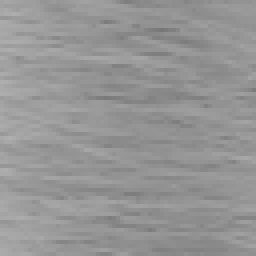
#> input picture art/final/hair.png, 64 x 64 px (shown 4 times larger); its folder holds 2 pictures in this run
$ python pig_textures.py
#> lines starting #> are read from the running program, lines starting #| are printed output that depends on the picture
### tools/cattle_textures.py
#!/usr/bin/env python3
"""Draws the cattle textures for the gene-driven cattle model (common/.../client/CattleModels.java; docs/animals/cattle.md, "Models and
coats"). Everything is drawn here from scratch (no Mojang pixels are copied; the repo is CC0). Deterministic: same output every run.

    python3 tools/cattle_textures.py

Output, in common/src/main/resources/assets/farmings/textures/entity/cattle/:
    coat.png                       the hair, near white so the renderer's tint (the coat colour from the genes) shows true
    detail.png                     eyes, muzzle, horns, hooves, udder: drawn over everything and never tinted
    white/patch_<level>_<shape>    piebald patches, 4 white levels x 8 shapes (Holstein)
    white/speckle_<level>_<shape>  speckles and mottling, 4 levels x 4 shapes (Gyr)
    white/sided_<level>            colour-sided: white along the back line and belly, 4 levels
    white/face_<1-3>               star, blaze, white face
A white level is the white_coverage gene / 250 (1-4). The patches are cut from 3D noise sampled at each texel's place on the model, so a
patch runs on across the edge of a box face instead of stopping at it. Needs Pillow. The hair grain is the Ludo cow-hair swatch
(art/final/hair.png, from tools/process_art.py).
"""
import math
import os
import random
from PIL import Image

HERE = os.path.dirname(__file__)
OUT = os.path.join(HERE, "..", "common", "src", "main", "resources", "assets", "farmings", "textures", "entity", "cattle")
HAIR = os.path.join(HERE, "..", "art", "final", "hair.png")
PATCH_SHAPES, SPECKLE_SHAPES = 8, 4
COVER = {1: 0.25, 2: 0.50, 3: 0.72, 4: 0.92}

# The boxes of CattleModels.createLayer: name, (u, v), (x0, y0, z0), (w, h, d), part pivot, rotated (the body lies on its side), coat?
HEAD = (0.0, 4.0, -8.0)
BODY = (0.0, 5.0, 2.0)
BOXES = [
    ("head", (0, 0), (-4, -4, -6), (8, 8, 6), HEAD, False, True),
    ("muzzle", (28, 0), (-3, 1, -7), (6, 3, 1), HEAD, False, False),
    ("horn_r", (44, 0), (-5, -6, -5), (1, 3, 1), HEAD, False, False),
    ("horn_l", (48, 0), (4, -6, -5), (1, 3, 1), HEAD, False, False),
    ("ear", (52, 0), (-7, -3, -3), (3, 1, 2), HEAD, False, True),
    ("long_ear", (52, 4), (-5, -2, -4), (1, 5, 2), HEAD, False, True),
    ("leg", (0, 16), (-6, 12, -7), (4, 12, 4), (0, 0, 0), False, True),
    ("body", (18, 14), (-6, -10, -7), (12, 18, 10), BODY, True, True),
    ("udder", (0, 42), (-2, 2, -8), (4, 6, 1), BODY, True, False),
    ("crest", (10, 42), (-3, -10, 3), (6, 8, 2), BODY, True, True),
    ("dewlap", (48, 42), (-0.5, -10, -11), (1, 6, 4), BODY, True, True),
    ("hump_l", (0, 54), (-3, -9, 3), (6, 7, 3), BODY, True, True),
    ("hump_m", (18, 54), (-3, -8, 3), (6, 5, 2), BODY, True, True),
    ("hump_s", (34, 54), (-2.5, -7, 3), (5, 3, 2), BODY, True, True),
]


# [34 lines left out: functions faces, texels, not called in this run]


class Noise:
    """Smooth 3D value noise on a seeded lattice."""

    def __init__(self, seed):
        self.rnd = random.Random(seed)
        self.table = {}

    def lattice(self, i, j, k):
        key = (i, j, k)
        if key not in self.table:
            self.table[key] = self.rnd.random()
        return self.table[key]

    def at(self, x, y, z):
        i, j, k = math.floor(x), math.floor(y), math.floor(z)
        fx, fy, fz = x - i, y - j, z - k
        sx, sy, sz = (f * f * (3 - 2 * f) for f in (fx, fy, fz))
        total = 0.0
        for di in (0, 1):
            for dj in (0, 1):
                for dk in (0, 1):
                    w = (sx if di else 1 - sx) * (sy if dj else 1 - sy) * (sz if dk else 1 - sz)
                    total += w * self.lattice(i + di, j + dj, k + dk)
        return total


def hair_grain():
    hair = Image.open(HAIR).convert("L")
#> hair is the input picture: PIL image 64x64 L; min 119, max 175, mean 149.3
    px = hair.load()
    vals = [px[i, j] for j in range(hair.height) for i in range(hair.width)]
#> vals = 4096 values, max 175 at index 2178, min 119 at index 488, mean 149.3
    lo, hi = min(vals), max(vals)
#> lo = 119; hi = 175
    return lambda x, y: (px[x % hair.width, y % hair.height] - lo) / max(1, hi - lo)


def shade(face):
    return {"top": 1.0, "bottom": 0.84, "front": 0.95, "back": 0.95, "west": 0.92, "east": 0.92}[face]


# [150 lines left out: functions coat, white_mask, patch_field, speckle_field, sided_field, roan_field and 4 more, not called in this run]


# [2 lines that do not run on import are left out]

### tools/sheep_textures.py
#!/usr/bin/env python3
"""Draws the sheep textures for the gene-driven sheep models (common/.../client/SheepModels.java; docs/animals/sheep.md, "Coat genes").
Everything is drawn here from scratch (no Mojang pixels are copied; the repo is CC0). Deterministic: same output every run.

    python3 tools/sheep_textures.py

Output, in common/src/main/resources/assets/farmings/textures/entity/sheep/:
    skin.png              short hair and skin, near white so the renderer's tint (the colour from the genes) shows true
    head_black.png        the black head and legs of a Suffolk or Dorper, drawn over a white sheep
    head_mottled.png      the mottled head of a cross between a black-headed and a white-faced breed
    spots_skin_<0-3>      white spots on a spotted coloured sheep (four shapes)
    detail.png            eyes, nose, hooves, horns, udder: drawn over everything and never tinted
    fleece_<0-3>          the fleece by crimp (0 open and coarse ... 3 fine and dense, Merino-like), near white for the wool tint
    spots_fleece_<0-3>    the same spots on the fleece, cut from the same noise so they line up with the skin's
The spots are cut from 3D noise sampled at each texel's place on the model, as tools/cattle_textures.py does for cattle.
"""
import math
import os
import sys
from PIL import Image

sys.path.insert(0, os.path.dirname(__file__))
from cattle_textures import Noise, hair_grain, shade  # noqa: E402  (shared helpers)

HERE = os.path.dirname(__file__)
OUT = os.path.join(HERE, "..", "common", "src", "main", "resources", "assets", "farmings", "textures", "entity", "sheep")
SPOT_SHAPES = 4

HEAD = (0.0, 6.0, -8.0)
BODY = (0.0, 5.0, 2.0)
ORIGIN = (0.0, 0.0, 0.0)
# name, (u, v), box min (x, y, z) in the part's frame, size, part pivot, rotated (the body lies on its side), coat?
SKIN = [
    ("head", (0, 0), (-3, -4, -6), (6, 6, 8), HEAD, False, True),
    ("ear", (28, 0), (-6, -3, -3), (3, 1, 2), HEAD, False, True),
    ("horn", (40, 0), (-4.5, -4.5, -2), (2, 2, 5), HEAD, False, False),
    ("curl", (54, 0), (-4.5, -3, 1.5), (2, 4, 2), HEAD, False, False),
    ("leg", (0, 16), (-5, 12, 5), (4, 12, 4), ORIGIN, False, True),
    ("body", (28, 8), (-4, -10, -7), (8, 16, 6), BODY, True, True),
    ("udder", (0, 34), (-2, 1, -9), (4, 3, 3), BODY, True, False),
    ("tail", (16, 34), (-0.5, 6.5, 7.5), (1, 8, 1), ORIGIN, False, True),
]
FLEECE = [
    ("cap", (0, 0), (-3, -4, -4), (6, 3, 6), HEAD, False, True),
    ("body", (28, 8), (-4, -10, -7), (8, 16, 6), BODY, True, True),
    ("leg", (0, 16), (-5, 12, 5), (4, 6, 4), ORIGIN, False, True),
]


def faces(box):
    """Each face of a box as (name, u0, v0, fw, fh, point(s, t)); point is in model space (same rules as cattle_textures.faces)."""
    _, (u, v), (x0, y0, z0), (w, h, d), pivot, rotated, _ = box
    w, h, d = int(math.ceil(w)), int(math.ceil(h)), int(math.ceil(d))
    fs = [
        ("top", u + d, v, w, d, lambda s, t: (x0 + s * w, y0, z0 + t * d)),
        ("bottom", u + d + w, v, w, d, lambda s, t: (x0 + s * w, y0 + h, z0 + t * d)),
        ("west", u, v + d, d, h, lambda s, t: (x0, y0 + t * h, z0 + s * d)),
        ("front", u + d, v + d, w, h, lambda s, t: (x0 + s * w, y0 + t * h, z0)),
        ("east", u + d + w, v + d, d, h, lambda s, t: (x0 + w, y0 + t * h, z0 + (1 - s) * d)),
        ("back", u + 2 * d + w, v + d, w, h, lambda s, t: (x0 + (1 - s) * w, y0 + t * h, z0 + d)),
    ]
    out = []
    for name, fu, fv, fw, fh, fn in fs:
        def point(s, t, fn=fn):
            x, y, z = fn(s, t)
            if rotated:
                x, y, z = x, -z, y
            return (x + pivot[0], y + pivot[1], z + pivot[2])
        out.append((name, fu, fv, fw, fh, point))
    return out


def texels(boxes):
    """(x, y) -> (box, face, model-space point, coat?, (s, t) on the face)."""
    seen = {}
    for box in boxes:
        for fname, fu, fv, fw, fh, point in faces(box):
            for j in range(fh):
                for i in range(fw):
                    x, y = fu + i, fv + j
                    if 0 <= x < 64 and 0 <= y < 64 and (x, y) not in seen:
                        s, t = (i + 0.5) / fw, (j + 0.5) / fh
                        seen[(x, y)] = (box[0], fname, point(s, t), box[6], (s, t))
    return seen


def blank():
    return Image.new("RGBA", (64, 64), (0, 0, 0, 0))


# [29 lines left out: functions skin, dark_area, head_colour, not called in this run]


def spot_field(seed):
    n1, n2 = Noise(seed), Noise(seed + 900)
    return lambda p: 0.75 * n1.at(p[0] / 7.0, p[1] / 7.0, p[2] / 7.0) + 0.25 * n2.at(p[0] / 3.0, p[1] / 3.0, p[2] / 3.0)


# [66 lines left out: functions spots, detail, fleece, main, not called in this run]


# [2 lines that do not run on import are left out]

### tools/pig_textures.py
#!/usr/bin/env python3
"""Draws the pig textures for the gene-driven pig model (common/.../client/PigModels.java; docs/animals/pigs.md, "Coat genes").
Drawn from scratch (no Mojang pixels; CC0); deterministic.

    python3 tools/pig_textures.py

Output, in common/src/main/resources/assets/farmings/textures/entity/pig/: one texture a PigLook colour: white (Large White),
red (Duroc), black, berkshire (black with six white points: face, four socks, tail tip), spotted (black spots on red), wild (brown).
"""
import os
import sys
from PIL import Image

sys.path.insert(0, os.path.dirname(__file__))
from cattle_textures import Noise, hair_grain, shade  # noqa: E402
from sheep_textures import texels, blank  # noqa: E402

HERE = os.path.dirname(__file__)
OUT = os.path.join(HERE, "..", "common", "src", "main", "resources", "assets", "farmings", "textures", "entity", "pig")
HEAD = (0.0, 13.0, -7.0)
BODY = (0.0, 11.0, 2.0)
ORIGIN = (0.0, 0.0, 0.0)
SKIN = [
    ("head", (0, 0), (-4, -4, -6), (8, 7, 6), HEAD, False, True),
    ("snout", (28, 0), (-2, -0.5, -8), (4, 3, 2), HEAD, False, False),
    ("ear", (40, 0), (-3.5, -7, -2), (2, 3, 1), HEAD, False, True),
    ("droop", (48, 0), (-4, -4, -4), (3, 4, 1), HEAD, False, True),
    ("tail", (58, 0), (-0.5, 6, 8.5), (1, 3, 1), ORIGIN, False, True),
    ("leg", (0, 16), (-5, 18, 5), (4, 6, 4), ORIGIN, False, True),
    ("body", (24, 14), (-5, -10, -7), (10, 16, 8), BODY, True, True),
]
COLOURS = {
    "white": (238, 214, 206),
    "red": (156, 74, 40),
    "black": (36, 32, 32),
    "wild": (104, 78, 56),
    "berkshire": (36, 32, 32),
    "spotted": (180, 110, 70),
}
PINK = (228, 160, 160)
HOOF = (60, 50, 46)


def draw(name, tex, grain):
    img = blank()
    px = img.load()
    base = COLOURS[name]
    spots = Noise(812)
    for (x, y), (box, face, p, coat, st) in tex.items():
        c = base
        if box == "snout":
            c = PINK if name in ("white",) else (90, 70, 66) if name in ("black", "berkshire", "spotted") else (170, 110, 90)
        elif box == "leg" and p[1] >= 23:
            c = HOOF
        elif name == "berkshire" and (box == "tail" and p[1] > 7 or box == "leg" and p[1] > 20 or box == "head" and face == "front" and 0.3 < st[0] < 0.7):
            c = (236, 232, 226)
        elif name == "spotted" and box in ("body", "head") and spots.at(p[0] / 3, p[1] / 3, p[2] / 3) > 0.62:
            c = (36, 32, 32)
        g = 0.88 + 0.12 * grain(x, y)
        sh = 0.9 + 0.1 * shade(face)
        px[x, y] = (int(c[0] * g * sh), int(c[1] * g * sh), int(c[2] * g * sh), 255)
    # eyes on the head's front face (u 6..13, v 6..12)
    for ex in (7, 12):
        px[ex, 8] = (16, 12, 12, 255)
    img.save(os.path.join(OUT, name + ".png"))


def main():
    os.makedirs(OUT, exist_ok=True)
    grain = hair_grain()
    tex = texels(SKIN)
    for name in COLOURS:
        draw(name, tex, grain)
#> this loop made 6 passes
#> pass 1, in draw, `img.save(os.path.join(OUT, name + ".png"))`:
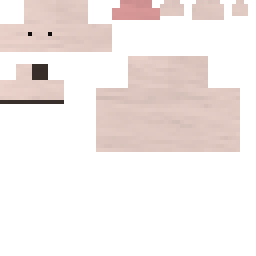
#> saved as white.png: PIL image 64x64 RGBA (shown 4 times larger); mean R, G, B, A 68.2, 60.7, 58.5, 79.8; transparent parts drawn white
#> pass 2, in draw (call 2), `img.save(os.path.join(OUT, name + ".png"))`:
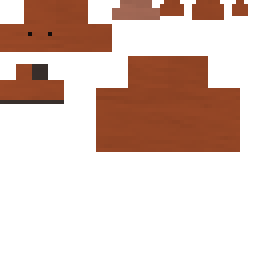
#> saved as red.png: PIL image 64x64 RGBA (shown 4 times larger); mean R, G, B, A 45, 21.8, 12.2, 79.8; transparent parts drawn white
    print("wrote", len(COLOURS), "pig textures")


if __name__ == "__main__":
    main()
